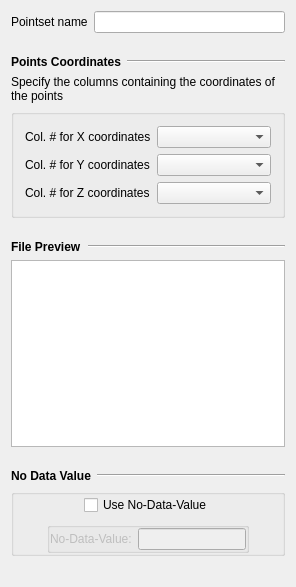
<?xml version="1.0" encoding="UTF-8"?>
<ui version="4.0">
 <class>CsvPointsetImport</class>
 <widget class="QWidget" name="CsvPointsetImport">
  <property name="geometry">
   <rect>
    <x>0</x>
    <y>0</y>
    <width>296</width>
    <height>587</height>
   </rect>
  </property>
  <property name="windowTitle">
   <string>Pointset Characteristics</string>
  </property>
  <layout class="QVBoxLayout" name="verticalLayout">
   <item>
    <layout class="QHBoxLayout">
     <property name="spacing">
      <number>6</number>
     </property>
     <property name="margin">
      <number>0</number>
     </property>
     <item>
      <widget class="QLabel" name="TextLabel4_4">
       <property name="sizePolicy">
        <sizepolicy hsizetype="Fixed" vsizetype="Preferred">
         <horstretch>0</horstretch>
         <verstretch>0</verstretch>
        </sizepolicy>
       </property>
       <property name="text">
        <string>Pointset name</string>
       </property>
       <property name="wordWrap">
        <bool>false</bool>
       </property>
      </widget>
     </item>
     <item>
      <widget class="QLineEdit" name="name_">
       <property name="toolTip">
        <string>name of new grid</string>
       </property>
      </widget>
     </item>
    </layout>
   </item>
   <item>
    <spacer>
     <property name="orientation">
      <enum>Qt::Vertical</enum>
     </property>
     <property name="sizeType">
      <enum>QSizePolicy::Fixed</enum>
     </property>
     <property name="sizeHint" stdset="0">
      <size>
       <width>20</width>
       <height>16</height>
      </size>
     </property>
    </spacer>
   </item>
   <item>
    <layout class="QHBoxLayout">
     <property name="spacing">
      <number>6</number>
     </property>
     <property name="margin">
      <number>0</number>
     </property>
     <item>
      <widget class="QLabel" name="TextLabel1_2_2">
       <property name="sizePolicy">
        <sizepolicy hsizetype="Fixed" vsizetype="Fixed">
         <horstretch>0</horstretch>
         <verstretch>0</verstretch>
        </sizepolicy>
       </property>
       <property name="font">
        <font>
         <weight>75</weight>
         <bold>true</bold>
        </font>
       </property>
       <property name="text">
        <string>Points Coordinates</string>
       </property>
       <property name="wordWrap">
        <bool>false</bool>
       </property>
      </widget>
     </item>
     <item>
      <widget class="Line" name="Line1_2_2">
       <property name="sizePolicy">
        <sizepolicy hsizetype="Minimum" vsizetype="Fixed">
         <horstretch>0</horstretch>
         <verstretch>0</verstretch>
        </sizepolicy>
       </property>
       <property name="frameShape">
        <enum>QFrame::HLine</enum>
       </property>
       <property name="frameShadow">
        <enum>QFrame::Sunken</enum>
       </property>
       <property name="orientation">
        <enum>Qt::Horizontal</enum>
       </property>
      </widget>
     </item>
    </layout>
   </item>
   <item>
    <widget class="QLabel" name="TextLabel1_3">
     <property name="text">
      <string>Specify the columns containing the coordinates of the points</string>
     </property>
     <property name="alignment">
      <set>Qt::AlignLeading|Qt::AlignLeft|Qt::AlignVCenter</set>
     </property>
     <property name="wordWrap">
      <bool>true</bool>
     </property>
    </widget>
   </item>
   <item>
    <widget class="QGroupBox" name="GroupBox1">
     <property name="maximumSize">
      <size>
       <width>32767</width>
       <height>120</height>
      </size>
     </property>
     <property name="title">
      <string/>
     </property>
     <layout class="QGridLayout" name="gridLayout">
      <item row="0" column="0">
       <widget class="QLabel" name="TextLabel4">
        <property name="sizePolicy">
         <sizepolicy hsizetype="Fixed" vsizetype="Preferred">
          <horstretch>0</horstretch>
          <verstretch>0</verstretch>
         </sizepolicy>
        </property>
        <property name="text">
         <string>Col. # for X coordinates</string>
        </property>
        <property name="wordWrap">
         <bool>false</bool>
        </property>
       </widget>
      </item>
      <item row="0" column="1">
       <widget class="QComboBox" name="X_col_name_"/>
      </item>
      <item row="1" column="0">
       <widget class="QLabel" name="TextLabel4_2">
        <property name="sizePolicy">
         <sizepolicy hsizetype="Fixed" vsizetype="Preferred">
          <horstretch>0</horstretch>
          <verstretch>0</verstretch>
         </sizepolicy>
        </property>
        <property name="text">
         <string>Col. # for Y coordinates</string>
        </property>
        <property name="wordWrap">
         <bool>false</bool>
        </property>
       </widget>
      </item>
      <item row="1" column="1">
       <widget class="QComboBox" name="Y_col_name_"/>
      </item>
      <item row="2" column="0">
       <widget class="QLabel" name="TextLabel4_3">
        <property name="sizePolicy">
         <sizepolicy hsizetype="Fixed" vsizetype="Preferred">
          <horstretch>0</horstretch>
          <verstretch>0</verstretch>
         </sizepolicy>
        </property>
        <property name="text">
         <string>Col. # for Z coordinates</string>
        </property>
        <property name="wordWrap">
         <bool>false</bool>
        </property>
       </widget>
      </item>
      <item row="2" column="1">
       <widget class="QComboBox" name="Z_col_name_"/>
      </item>
     </layout>
    </widget>
   </item>
   <item>
    <spacer>
     <property name="orientation">
      <enum>Qt::Vertical</enum>
     </property>
     <property name="sizeType">
      <enum>QSizePolicy::Fixed</enum>
     </property>
     <property name="sizeHint" stdset="0">
      <size>
       <width>20</width>
       <height>16</height>
      </size>
     </property>
    </spacer>
   </item>
   <item>
    <layout class="QHBoxLayout">
     <property name="spacing">
      <number>6</number>
     </property>
     <property name="margin">
      <number>0</number>
     </property>
     <item>
      <widget class="QLabel" name="TextLabel1_2_2_2">
       <property name="sizePolicy">
        <sizepolicy hsizetype="Fixed" vsizetype="Fixed">
         <horstretch>0</horstretch>
         <verstretch>0</verstretch>
        </sizepolicy>
       </property>
       <property name="font">
        <font>
         <weight>75</weight>
         <bold>true</bold>
        </font>
       </property>
       <property name="text">
        <string>File Preview</string>
       </property>
       <property name="wordWrap">
        <bool>false</bool>
       </property>
      </widget>
     </item>
     <item>
      <widget class="Line" name="Line1_2_2_2">
       <property name="sizePolicy">
        <sizepolicy hsizetype="Minimum" vsizetype="Fixed">
         <horstretch>0</horstretch>
         <verstretch>0</verstretch>
        </sizepolicy>
       </property>
       <property name="frameShape">
        <enum>QFrame::HLine</enum>
       </property>
       <property name="frameShadow">
        <enum>QFrame::Sunken</enum>
       </property>
       <property name="orientation">
        <enum>Qt::Horizontal</enum>
       </property>
      </widget>
     </item>
    </layout>
   </item>
   <item>
    <widget class="QTextBrowser" name="text_preview_"/>
   </item>
   <item>
    <spacer>
     <property name="orientation">
      <enum>Qt::Vertical</enum>
     </property>
     <property name="sizeType">
      <enum>QSizePolicy::Fixed</enum>
     </property>
     <property name="sizeHint" stdset="0">
      <size>
       <width>20</width>
       <height>16</height>
      </size>
     </property>
    </spacer>
   </item>
   <item>
    <layout class="QHBoxLayout">
     <property name="spacing">
      <number>6</number>
     </property>
     <property name="margin">
      <number>0</number>
     </property>
     <item>
      <widget class="QLabel" name="TextLabel1_2_2_2_2">
       <property name="sizePolicy">
        <sizepolicy hsizetype="Fixed" vsizetype="Fixed">
         <horstretch>0</horstretch>
         <verstretch>0</verstretch>
        </sizepolicy>
       </property>
       <property name="font">
        <font>
         <weight>75</weight>
         <bold>true</bold>
        </font>
       </property>
       <property name="text">
        <string>No Data Value</string>
       </property>
       <property name="wordWrap">
        <bool>false</bool>
       </property>
      </widget>
     </item>
     <item>
      <widget class="Line" name="Line1_2_2_2_2">
       <property name="sizePolicy">
        <sizepolicy hsizetype="Minimum" vsizetype="Fixed">
         <horstretch>0</horstretch>
         <verstretch>0</verstretch>
        </sizepolicy>
       </property>
       <property name="frameShape">
        <enum>QFrame::HLine</enum>
       </property>
       <property name="frameShadow">
        <enum>QFrame::Sunken</enum>
       </property>
       <property name="orientation">
        <enum>Qt::Horizontal</enum>
       </property>
      </widget>
     </item>
    </layout>
   </item>
   <item>
    <widget class="QGroupBox" name="groupBox5">
     <property name="title">
      <string/>
     </property>
     <layout class="QVBoxLayout">
      <property name="spacing">
       <number>6</number>
      </property>
      <property name="margin">
       <number>0</number>
      </property>
      <item>
       <layout class="QHBoxLayout">
        <property name="spacing">
         <number>6</number>
        </property>
        <property name="margin">
         <number>0</number>
        </property>
        <item>
         <spacer>
          <property name="orientation">
           <enum>Qt::Horizontal</enum>
          </property>
          <property name="sizeType">
           <enum>QSizePolicy::Expanding</enum>
          </property>
          <property name="sizeHint" stdset="0">
           <size>
            <width>31</width>
            <height>21</height>
           </size>
          </property>
         </spacer>
        </item>
        <item>
         <widget class="QCheckBox" name="use_no_data_value_">
          <property name="text">
           <string>Use No-Data-Value</string>
          </property>
         </widget>
        </item>
        <item>
         <spacer>
          <property name="orientation">
           <enum>Qt::Horizontal</enum>
          </property>
          <property name="sizeType">
           <enum>QSizePolicy::Expanding</enum>
          </property>
          <property name="sizeHint" stdset="0">
           <size>
            <width>31</width>
            <height>20</height>
           </size>
          </property>
         </spacer>
        </item>
       </layout>
      </item>
      <item>
       <layout class="QHBoxLayout">
        <property name="spacing">
         <number>6</number>
        </property>
        <property name="margin">
         <number>0</number>
        </property>
        <item>
         <spacer>
          <property name="orientation">
           <enum>Qt::Horizontal</enum>
          </property>
          <property name="sizeType">
           <enum>QSizePolicy::Expanding</enum>
          </property>
          <property name="sizeHint" stdset="0">
           <size>
            <width>22</width>
            <height>21</height>
           </size>
          </property>
         </spacer>
        </item>
        <item>
         <widget class="QGroupBox" name="NoDataValueBox">
          <property name="enabled">
           <bool>false</bool>
          </property>
          <property name="title">
           <string/>
          </property>
          <layout class="QHBoxLayout">
           <property name="spacing">
            <number>6</number>
           </property>
           <property name="margin">
            <number>0</number>
           </property>
           <item>
            <widget class="QLabel" name="textLabel1">
             <property name="text">
              <string>No-Data-Value:</string>
             </property>
             <property name="wordWrap">
              <bool>false</bool>
             </property>
            </widget>
           </item>
           <item>
            <widget class="QLineEdit" name="no_data_value_edit_"/>
           </item>
          </layout>
         </widget>
        </item>
        <item>
         <spacer>
          <property name="orientation">
           <enum>Qt::Horizontal</enum>
          </property>
          <property name="sizeType">
           <enum>QSizePolicy::Expanding</enum>
          </property>
          <property name="sizeHint" stdset="0">
           <size>
            <width>22</width>
            <height>21</height>
           </size>
          </property>
         </spacer>
        </item>
       </layout>
      </item>
     </layout>
    </widget>
   </item>
   <item>
    <spacer>
     <property name="orientation">
      <enum>Qt::Vertical</enum>
     </property>
     <property name="sizeType">
      <enum>QSizePolicy::Minimum</enum>
     </property>
     <property name="sizeHint" stdset="0">
      <size>
       <width>20</width>
       <height>20</height>
      </size>
     </property>
    </spacer>
   </item>
  </layout>
 </widget>
 <layoutdefault spacing="6" margin="11"/>
 <pixmapfunction>qPixmapFromMimeSource</pixmapfunction>
 <tabstops>
  <tabstop>name_</tabstop>
  <tabstop>use_no_data_value_</tabstop>
  <tabstop>no_data_value_edit_</tabstop>
 </tabstops>
 <resources/>
 <connections>
  <connection>
   <sender>use_no_data_value_</sender>
   <signal>toggled(bool)</signal>
   <receiver>NoDataValueBox</receiver>
   <slot>setEnabled(bool)</slot>
   <hints>
    <hint type="sourcelabel">
     <x>20</x>
     <y>20</y>
    </hint>
    <hint type="destinationlabel">
     <x>20</x>
     <y>20</y>
    </hint>
   </hints>
  </connection>
 </connections>
</ui>
